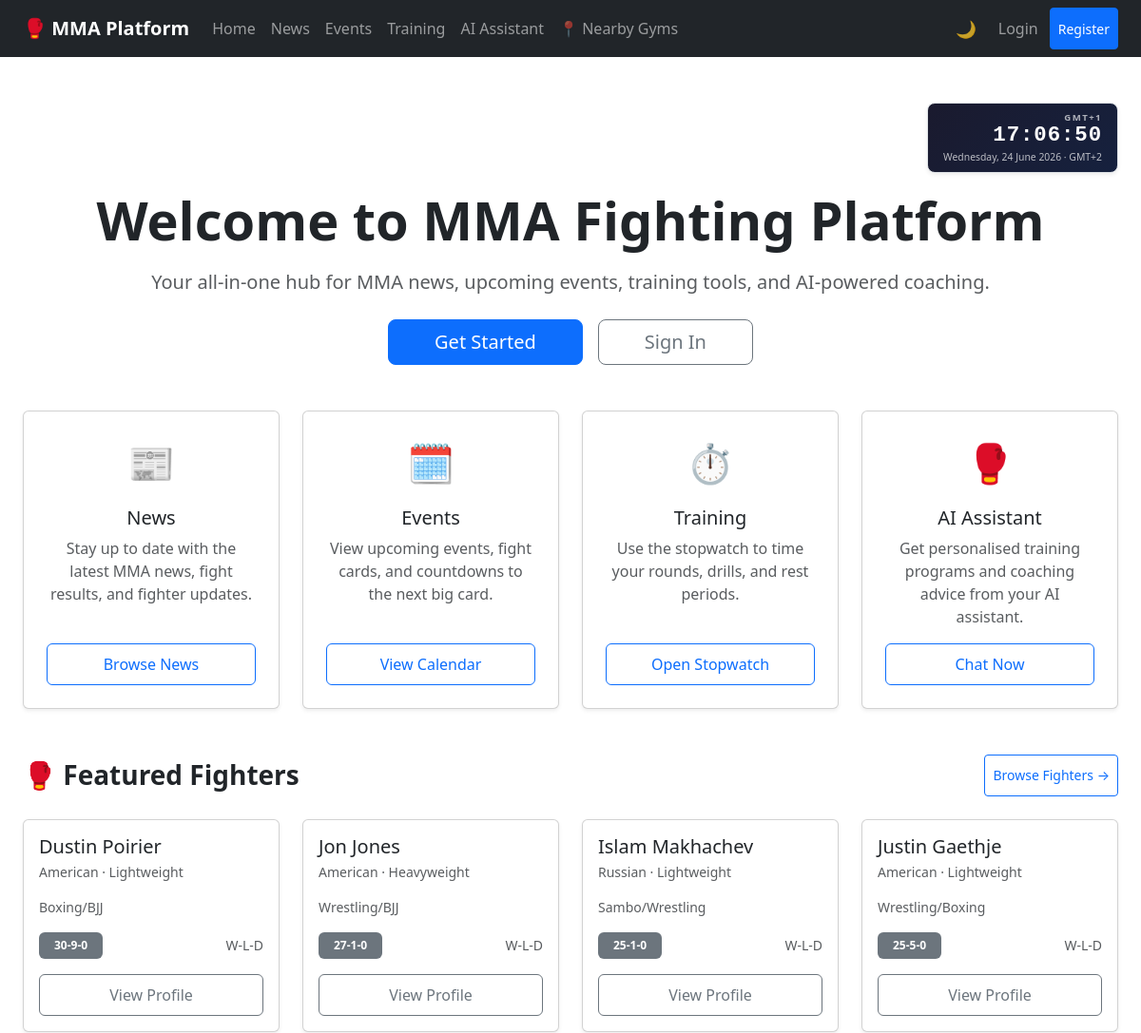
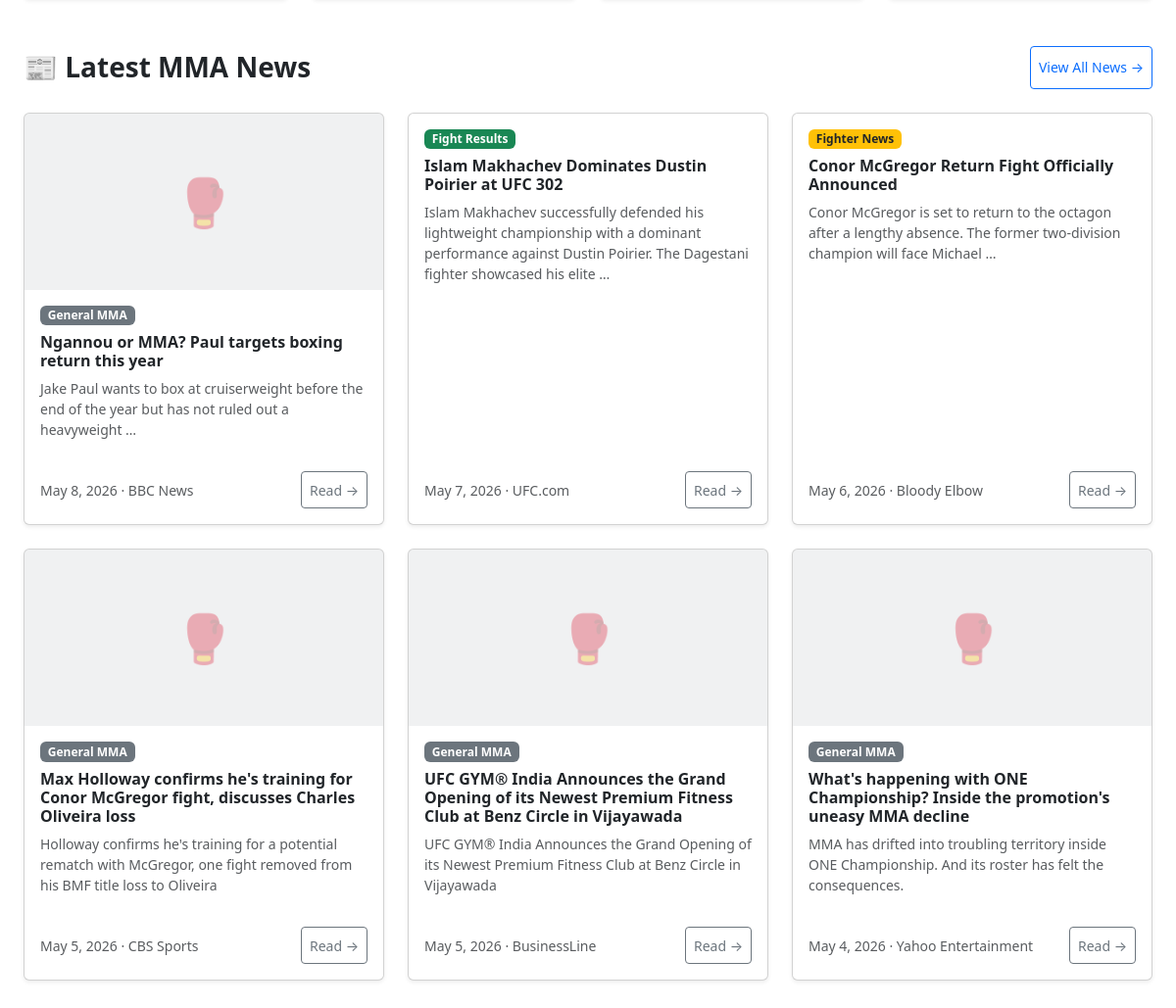
The page / on the database its author committed (2 pictures, top to bottom).
### apps/events/models.py (models this page shows, shortened)
class Fighter(models.Model):
    external_id = models.CharField(max_length=255, unique=True)
    full_name = models.CharField(max_length=200, db_index=True)
    nationality = models.CharField(max_length=100)
    weight_class = models.ForeignKey(
        WeightClass, on_delete=models.SET_NULL, null=True
    )
    fighting_style = models.CharField(max_length=100, blank=True)
    wins = models.PositiveIntegerField(default=0)
    losses = models.PositiveIntegerField(default=0)
    draws = models.PositiveIntegerField(default=0)
    updated_at = models.DateTimeField(auto_now=True)

class WeightClass(models.Model):
    name = models.CharField(max_length=50, unique=True)  # e.g. "Lightweight"
    limit_kg = models.DecimalField(max_digits=5, decimal_places=2)

### apps/news/models.py (models this page shows, shortened)
class Article(models.Model):
    CATEGORY_CHOICES = [
        ("general", "General MMA"),
        ("fighter", "Fighter News"),
        ("preview", "Event Previews"),
        ("results", "Fight Results"),
    ]
    external_id = models.CharField(max_length=255, unique=True)
    title = models.CharField(max_length=500)
    summary = models.TextField()
    source_name = models.CharField(max_length=200)
    source_url = models.URLField()
    image_url = models.URLField(blank=True, default="")  # article thumbnail from API
    category = models.CharField(max_length=20, choices=CATEGORY_CHOICES)
    published_at = models.DateTimeField(db_index=True)
    fetched_at = models.DateTimeField(auto_now=True)
    is_hidden = models.BooleanField(default=False, db_index=True)
    class Meta:
        ordering = ["-published_at"]
        indexes = [models.Index(fields=["category", "-published_at"])]

### apps/core/views.py (the view)
# urls.py: path("", views.home, name="home"),
def home(request):
    from apps.events.models import Fighter
    from apps.news.models import Article
    latest_articles = Article.objects.filter(is_hidden=False).order_by("-published_at")[:6]
    top_fighters = Fighter.objects.order_by("-wins", "losses", "-updated_at")[:4]
    return render(
        request,
        "core/home.html",
        {"latest_articles": latest_articles, "top_fighters": top_fighters},
    )

### templates/core/home.html (shortened to what this page needs)
{% extends "base.html" %}
{% block content %}
<div class="container py-5">
    <div class="text-center mb-5">
        <div class="d-flex justify-content-end mb-3">
            <div class="px-3 py-2 rounded-3 border shadow-sm text-end"
                 style="background: linear-gradient(135deg, #1a1a2e 0%, #16213e 100%); color: #fff; min-width: 180px;">
                <div class="text-uppercase fw-semibold mb-0" style="font-size: .6rem; letter-spacing: .15em; opacity: .65;">
                    GMT+1
                </div>
                <div id="live-clock" class="font-monospace fw-bold lh-1"
                     style="font-size: 1.4rem; letter-spacing: .04em;">
                </div>
                <div id="live-date" class="mt-1" style="font-size: .65rem; opacity: .7;">
                </div>
            </div>
        </div>
        <h1 class="display-4 fw-bold mb-3">Welcome to MMA Fighting Platform</h1>
        <p class="lead text-muted mb-4">
            Your all-in-one hub for MMA news, upcoming events, training tools, and AI-powered coaching.
        </p>
        {% if not user.is_authenticated %}
            <div class="d-flex justify-content-center gap-3 flex-wrap">
                <a href="{% url 'accounts:register' %}"
                   class="btn btn-primary btn-lg px-5"
                   style="min-height: 44px; display: inline-flex; align-items: center;">
                    Get Started
                </a>
                <a href="{% url 'accounts:login' %}"
                   class="btn btn-outline-secondary btn-lg px-5"
                   style="min-height: 44px; display: inline-flex; align-items: center;">
                    Sign In
                </a>
            </div>
        {% endif %}
    </div>
    <div class="row row-cols-1 row-cols-sm-2 row-cols-lg-4 g-4">
        <div class="col">
            <div class="card h-100 shadow-sm text-center">
                <div class="card-body d-flex flex-column p-4">
                    <div class="fs-1 mb-3" aria-hidden="true">📰</div>
                    <h2 class="card-title h5">News</h2>
                    <p class="card-text text-muted flex-grow-1">
                        Stay up to date with the latest MMA news, fight results, and fighter updates.
                    </p>
                    <a href="{% url 'news:list' %}"
                       class="btn btn-outline-primary mt-auto"
                       style="min-height: 44px; display: inline-flex; align-items: center; justify-content: center;">
                        Browse News
                    </a>
                </div>
            </div>
        </div>
        <div class="col">
            <div class="card h-100 shadow-sm text-center">
                <div class="card-body d-flex flex-column p-4">
                    <div class="fs-1 mb-3" aria-hidden="true">🗓️</div>
                    <h2 class="card-title h5">Events</h2>
                    <p class="card-text text-muted flex-grow-1">
                        View upcoming events, fight cards, and countdowns to the next big card.
                    </p>
                    <a href="{% url 'events:calendar' %}"
                       class="btn btn-outline-primary mt-auto"
                       style="min-height: 44px; display: inline-flex; align-items: center; justify-content: center;">
                        View Calendar
                    </a>
                </div>
            </div>
        </div>
        <div class="col">
            <div class="card h-100 shadow-sm text-center">
                <div class="card-body d-flex flex-column p-4">
                    <div class="fs-1 mb-3" aria-hidden="true">⏱️</div>
                    <h2 class="card-title h5">Training</h2>
                    <p class="card-text text-muted flex-grow-1">
                        Use the stopwatch to time your rounds, drills, and rest periods.
                    </p>
                    <a href="{% url 'training:stopwatch' %}"
                       class="btn btn-outline-primary mt-auto"
                       style="min-height: 44px; display: inline-flex; align-items: center; justify-content: center;">
                        Open Stopwatch
                    </a>
                </div>
            </div>
        </div>
        <div class="col">
            <div class="card h-100 shadow-sm text-center">
                <div class="card-body d-flex flex-column p-4">
                    <div class="fs-1 mb-3" aria-hidden="true">🥊</div>
                    <h2 class="card-title h5">AI Assistant</h2>
                    <p class="card-text text-muted flex-grow-1">
                        Get personalised training programs and coaching advice from your AI assistant.
                    </p>
                    <a href="{% url 'ai_assistant:chat' %}"
                       class="btn btn-outline-primary mt-auto"
                       style="min-height: 44px; display: inline-flex; align-items: center; justify-content: center;">
                        Chat Now
                    </a>
                </div>
            </div>
        </div>
    </div>
    <div class="mt-5">
        <div class="d-flex align-items-center justify-content-between mb-4">
            <h2 class="h3 fw-bold mb-0">🥊 Featured Fighters</h2>
            <a href="{% url 'events:fighter_list' %}" class="btn btn-outline-primary btn-sm"
               style="min-height: 44px; display: inline-flex; align-items: center;">
                Browse Fighters →
            </a>
        </div>
        {% if top_fighters %}
            <div class="row row-cols-1 row-cols-md-2 row-cols-xl-4 g-4">
                {% for fighter in top_fighters %}
                    <div class="col">
                        <div class="card h-100 shadow-sm">
                            <div class="card-body d-flex flex-column">
                                <div class="mb-3">
                                    <h3 class="h5 mb-1">{{ fighter.full_name }}</h3>
                                    <p class="text-muted small mb-0">
                                        {{ fighter.nationality }}
                                        {% if fighter.weight_class %}
                                            · {{ fighter.weight_class.name }}
                                        {% endif %}
                                    </p>
                                </div>
                                <p class="text-muted small flex-grow-1 mb-3">
                                    {{ fighter.fighting_style|default:"Fighting style not available" }}
                                </p>
                                <div class="d-flex align-items-center justify-content-between mb-3">
                                    <span class="badge bg-secondary py-2 px-3">
                                        {{ fighter.wins }}-{{ fighter.losses }}-{{ fighter.draws }}
                                    </span>
                                    <small class="text-muted">W-L-D</small>
                                </div>
                                <a href="{% url 'events:fighter_detail' fighter.pk %}"
                                   class="btn btn-outline-secondary mt-auto"
                                   style="min-height: 44px; display: inline-flex; align-items: center; justify-content: center;">
                                    View Profile
                                </a>
                            </div>
                        </div>
                    </div>
                {% endfor %}
            </div>
        {% endif %}
    </div>
    <div class="mt-5">
        <div class="d-flex align-items-center justify-content-between mb-4">
            <h2 class="h3 fw-bold mb-0">📰 Latest MMA News</h2>
            <a href="{% url 'news:list' %}" class="btn btn-outline-primary btn-sm"
               style="min-height: 44px; display: inline-flex; align-items: center;">
                View All News →
            </a>
        </div>
        {% if latest_articles %}
            <div class="row row-cols-1 row-cols-md-2 row-cols-xl-3 g-4">
                {% for article in latest_articles %}
                    <div class="col">
                        <div class="card h-100 shadow-sm">
                            {% if article.image_url %}
                                <img src="{{ article.image_url }}" alt="{{ article.title }}"
                                     class="card-img-top"
                                     style="height: 180px; object-fit: cover;"
                                     loading="lazy"
                                     onerror="this.style.display='none'">
                            {% else %}
                                <div class="card-img-top d-flex align-items-center justify-content-center bg-secondary bg-opacity-10"
                                     style="height: 180px;">
                                    <span style="font-size: 3rem; opacity: 0.3;">🥊</span>
                                </div>
                            {% endif %}
                            <div class="card-body d-flex flex-column">
                                <span class="badge mb-2 align-self-start
                                    {% if article.category == 'results' %}bg-success
                                    {% elif article.category == 'preview' %}bg-primary
                                    {% elif article.category == 'fighter' %}bg-warning text-dark
                                    {% else %}bg-secondary{% endif %}">
                                    {{ article.get_category_display }}
                                </span>
                                <h3 class="card-title h6 fw-semibold">{{ article.title }}</h3>
                                <p class="card-text text-muted small flex-grow-1">
                                    {{ article.summary|truncatewords:20 }}
                                </p>
                                <div class="d-flex align-items-center justify-content-between mt-3">
                                    <small class="text-muted">
                                        {{ article.published_at|date:"N j, Y" }} · {{ article.source_name }}
                                    </small>
                                    <a href="{% url 'news:detail' article.pk %}"
                                       class="btn btn-sm btn-outline-secondary"
                                       style="min-height: 38px; display: inline-flex; align-items: center;">
                                        Read →
                                    </a>
                                </div>
                            </div>
                        </div>
                    </div>
                {% endfor %}
            </div>
        {% else %}
            <div class="text-center py-5 text-muted">
                <p class="fs-5 mb-3">No news articles yet.</p>
                <p class="small">Run <code>python manage.py seed_sample_data</code> to add sample articles,
                   or trigger a fetch from the <a href="/admin/news/article/">admin panel</a>.</p>
            </div>
        {% endif %}
    </div>
</div>
{% endblock %}

### templates/base.html (shortened to what this page needs)
{% load static %}
<!DOCTYPE html>
<html lang="en" data-bs-theme="light">
<head>
    <link rel="stylesheet" href="https://cdn.jsdelivr.net/npm/bootstrap@5.3.0/dist/css/bootstrap.min.css">
    <link rel="stylesheet" href="https://unpkg.com/leaflet@1.9.4/dist/leaflet.css">
</head>
<body>
    <nav class="navbar navbar-expand-lg navbar-dark bg-dark" aria-label="Main navigation">
        <div class="container">
            <a class="navbar-brand fw-bold" href="{% url 'core:home' %}">🥊 MMA Platform</a>
            <div class="collapse navbar-collapse" id="mainNavbar">
                <ul class="navbar-nav me-auto mb-2 mb-lg-0">
                    <li class="nav-item"><a class="nav-link" href="{% url 'core:home' %}">Home</a></li>
                    <li class="nav-item"><a class="nav-link" href="{% url 'news:list' %}">News</a></li>
                    <li class="nav-item"><a class="nav-link" href="{% url 'events:calendar' %}">Events</a></li>
                    <li class="nav-item"><a class="nav-link" href="{% url 'training:stopwatch' %}">Training</a></li>
                    <li class="nav-item"><a class="nav-link" href="{% url 'ai_assistant:chat' %}">AI Assistant</a></li>
                    <li class="nav-item">
                        <button class="nav-link btn btn-link" data-bs-toggle="modal"
                                data-bs-target="#gymsMapModal" style="min-height:44px;"
                                title="Find nearby MMA gyms">
                            📍 Nearby Gyms
                        </button>
                    </li>
                </ul>
                <ul class="navbar-nav ms-auto mb-2 mb-lg-0 align-items-lg-center gap-1">
                    <li class="nav-item">
                        <button id="dark-mode-btn" aria-label="Toggle dark mode" title="Toggle dark mode">
                        </button>
                    </li>
                    {% if user.is_authenticated %}
                        <li class="nav-item">
                            <a class="nav-link" href="{% url 'accounts:profile' %}">{{ user.username }}</a>
                        </li>
                        <li class="nav-item">
                            <form method="post" action="{% url 'accounts:logout' %}" class="d-inline">
                                {% csrf_token %}
                                <button type="submit" class="btn btn-outline-light btn-sm" style="min-height:44px;">
                                    Logout
                                </button>
                            </form>
                        </li>
                    {% else %}
                        <li class="nav-item"><a class="nav-link" href="{% url 'accounts:login' %}">Login</a></li>
                        <li class="nav-item">
                            <a class="btn btn-primary btn-sm" href="{% url 'accounts:register' %}"
                               style="min-height:44px; display:inline-flex; align-items:center;">
                                Register
                            </a>
                        </li>
                    {% endif %}
                </ul>
            </div>
        </div>
    </nav>
    <main>{% block content %}{% endblock %}</main>
</body>
</html>

### rows shown on the page
Fighter: full_name "Dustin Poirier", nationality "American", weight_class.name "Lightweight", fighting_style "Boxing/BJJ", wins "30", losses "9", draws "0"
Fighter: full_name "Jon Jones", nationality "American", weight_class.name "Heavyweight", fighting_style "Wrestling/BJJ", wins "27", losses "1", draws "0"
Fighter: full_name "Islam Makhachev", nationality "Russian", weight_class.name "Lightweight", fighting_style "Sambo/Wrestling", wins "25", losses "1", draws "0"
Fighter: full_name "Justin Gaethje", nationality "American", weight_class.name "Lightweight", fighting_style "Wrestling/Boxing", wins "25", losses "5", draws "0"
Article: category "General MMA", title "Ngannou or MMA? Paul targets boxing return this year", summary "Jake Paul wants to box at cruiserweight before the end of the year but has not ruled out a heavyweight …", published_at "May 8, 2026", source_name "BBC News"
Article: category "Fight Results", title "Islam Makhachev Dominates Dustin Poirier at UFC 302", summary "Islam Makhachev successfully defended his lightweight championship with a dominant performance against Dustin Poirier. The Dagestani fighter showcased his elite …", published_at "May 7, 2026", source_name "UFC.com"
Article: category "Fighter News", title "Conor McGregor Return Fight Officially Announced", summary "Conor McGregor is set to return to the octagon after a lengthy absence. The former two-division champion will face Michael …", published_at "May 6, 2026", source_name "Bloody Elbow"
Article: category "General MMA", title "Max Holloway confirms he's training for Conor McGregor fight, discusses Charles Oliveira loss", summary "Holloway confirms he's training for a potential rematch with McGregor, one fight removed from his BMF title loss to Oliveira", published_at "May 5, 2026", source_name "CBS Sports"
Article: category "General MMA", title "UFC GYM® India Announces the Grand Opening of its Newest Premium Fitness Club at Benz Circle in Vijayawada", summary "UFC GYM® India Announces the Grand Opening of its Newest Premium Fitness Club at Benz Circle in Vijayawada", published_at "May 5, 2026", source_name "BusinessLine"
Article: category "General MMA", title "What's happening with ONE Championship? Inside the promotion's uneasy MMA decline", summary "MMA has drifted into troubling territory inside ONE Championship. And its roster has felt the consequences.", published_at "May 4, 2026", source_name "Yahoo Entertainment"
